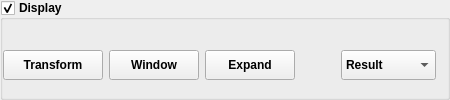
                    <widget class="QGroupBox" name="gbCameraDisplay">
                     <property name="font">
                      <font>
                       <weight>75</weight>
                       <bold>true</bold>
                      </font>
                     </property>
                     <property name="title">
                      <string>Display</string>
                     </property>
                     <property name="checkable">
                      <bool>true</bool>
                     </property>
                     <layout class="QHBoxLayout" name="horizontalLayout_31">
                      <property name="leftMargin">
                       <number>0</number>
                      </property>
                      <property name="topMargin">
                       <number>25</number>
                      </property>
                      <item>
                       <widget class="QPushButton" name="pbTransformPerspective">
                        <property name="minimumSize">
                         <size>
                          <width>100</width>
                          <height>30</height>
                         </size>
                        </property>
                        <property name="toolTip">
                         <string>Perspective Transformation</string>
                        </property>
                        <property name="autoFillBackground">
                         <bool>false</bool>
                        </property>
                        <property name="text">
                         <string>Transform</string>
                        </property>
                        <property name="icon">
                         <iconset>
                          <normaloff>icon/Toggle Off_16px.png</normaloff>
                          <normalon>icon/Toggle On_16px.png</normalon>icon/Toggle Off_16px.png</iconset>
                        </property>
                        <property name="checkable">
                         <bool>true</bool>
                        </property>
                        <property name="checked">
                         <bool>false</bool>
                        </property>
                        <property name="autoDefault">
                         <bool>false</bool>
                        </property>
                        <property name="default">
                         <bool>false</bool>
                        </property>
                        <property name="flat">
                         <bool>false</bool>
                        </property>
                       </widget>
                      </item>
                      <item>
                       <widget class="QPushButton" name="pbCameraWindowMode">
                        <property name="minimumSize">
                         <size>
                          <width>90</width>
                          <height>30</height>
                         </size>
                        </property>
                        <property name="toolTip">
                         <string>Window Mode</string>
                        </property>
                        <property name="text">
                         <string>Window</string>
                        </property>
                        <property name="icon">
                         <iconset resource="resource.qrc">
                          <normaloff>:/icon/icons8-maximize-window-48.png</normaloff>:/icon/icons8-maximize-window-48.png</iconset>
                        </property>
                       </widget>
                      </item>
                      <item>
                       <widget class="QPushButton" name="pbExpandCameraWidget">
                        <property name="minimumSize">
                         <size>
                          <width>90</width>
                          <height>30</height>
                         </size>
                        </property>
                        <property name="toolTip">
                         <string>Expand Camera Widget</string>
                        </property>
                        <property name="text">
                         <string>Expand</string>
                        </property>
                        <property name="icon">
                         <iconset resource="resource.qrc">
                          <normaloff>:/icon/icons8-expand-48.png</normaloff>:/icon/icons8-expand-48.png</iconset>
                        </property>
                        <property name="checkable">
                         <bool>true</bool>
                        </property>
                        <property name="checked">
                         <bool>false</bool>
                        </property>
                       </widget>
                      </item>
                      <item>
                       <spacer name="horizontalSpacer_10">
                        <property name="orientation">
                         <enum>Qt::Horizontal</enum>
                        </property>
                        <property name="sizeHint" stdset="0">
                         <size>
                          <width>40</width>
                          <height>20</height>
                         </size>
                        </property>
                       </spacer>
                      </item>
                      <item>
                       <widget class="QComboBox" name="lbCameraLayer">
                        <property name="minimumSize">
                         <size>
                          <width>0</width>
                          <height>30</height>
                         </size>
                        </property>
                        <property name="toolTip">
                         <string>Select Camera Layer</string>
                        </property>
                        <property name="currentText">
                         <string>Result</string>
                        </property>
                        <item>
                         <property name="text">
                          <string>Result</string>
                         </property>
                        </item>
                        <item>
                         <property name="text">
                          <string>Processing</string>
                         </property>
                        </item>
                        <item>
                         <property name="text">
                          <string>Origin</string>
                         </property>
                        </item>
                       </widget>
                      </item>
                     </layout>
                    </widget>
